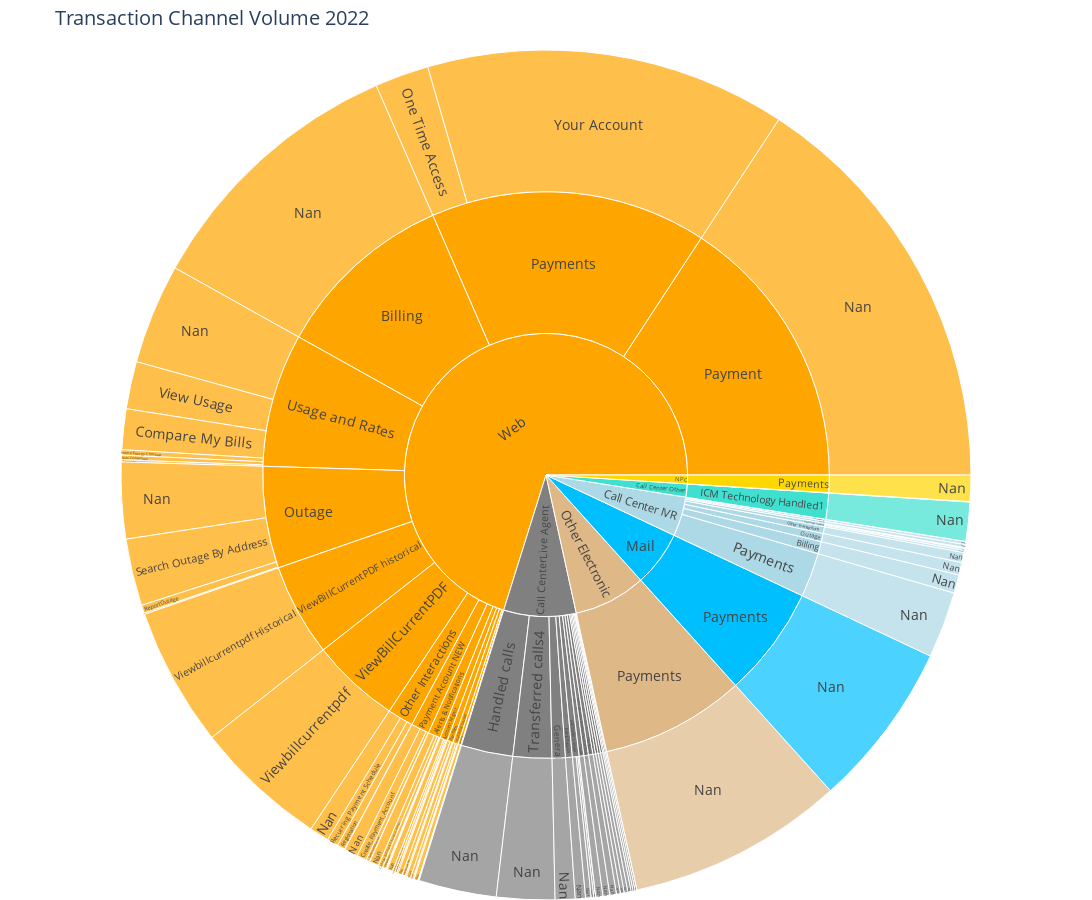

Write notebook code for a chart like this one.
### Code cell
#Create a dictionary to map the Root Level to its corresponding color
color_map = {'Web': 'orange', 'Other Electronic': 'gray', 'Mail': 'burlywood', 'Call Center - IVR': 'deepskyblue','Call Center - Other':'lightblue', \
              'Call Center - Live Agent':'Turquoise', 'NPC': 'gold'}

# Format a sunburst chart using Plotly Express
color_sequence = [color_map[key] for key in color_map]
fig = px.sunburst(df, path=["Root Level", "Level 1", "Level 2"], values='Value')

# Update the layout
fig.update_layout(
    title='Transaction Channel Volume 2022',
    font=dict(size=14),
    margin=dict(t=50, l=0, r=0, b=0),
    width=1400,
    height=900,
    sunburstcolorway=color_sequence,
)
fig.show()

### Figure 1 — Plotly figure (JSON) as saved in the notebook; plotly's stock layout.template omitted (floating-point values rounded to 4 significant figures; data arrays with more than 128 entries replaced by an {"elided": "..."} marker saying what was removed)
{"data": [{"branchvalues": "total", "domain": {"x": [0, 1], "y": [0, 1]}, "hovertemplate": "labels=%{label}<br>Value=%{value}<br>parent=%{parent}<br>id=%{id}<extra></extra>", "ids": {"elided": "141 str values"}, "labels": {"elided": "141 str values"}, "name": "", "parents": {"elided": "141 str values"}, "values": {"elided": "141 float values"}, "type": "sunburst"}], "layout": {"legend": {"tracegroupgap": 0}, "margin": {"t": 50, "l": 0, "r": 0, "b": 0}, "font": {"size": 14}, "title": {"text": "Transaction Channel Volume 2022"}, "width": 1400, "height": 900, "sunburstcolorway": ["orange", "gray", "burlywood", "deepskyblue", "lightblue", "Turquoise", "gold"]}}
